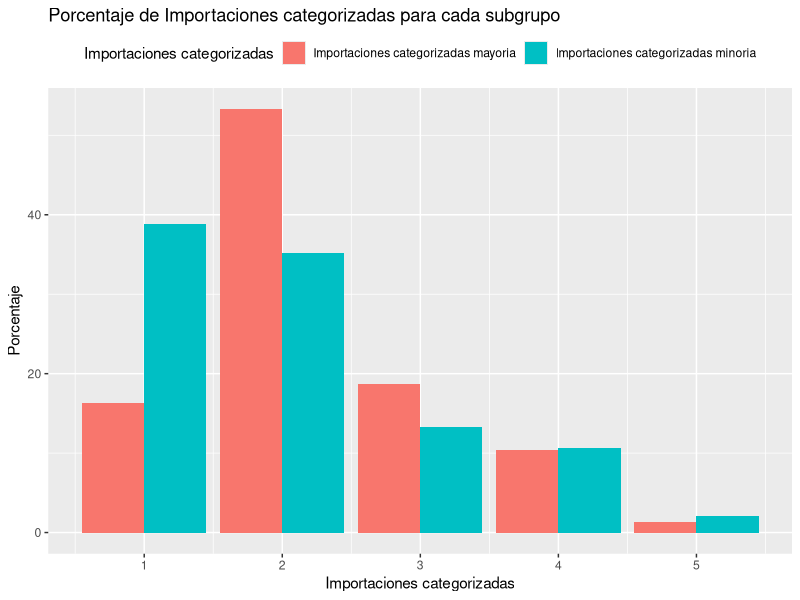
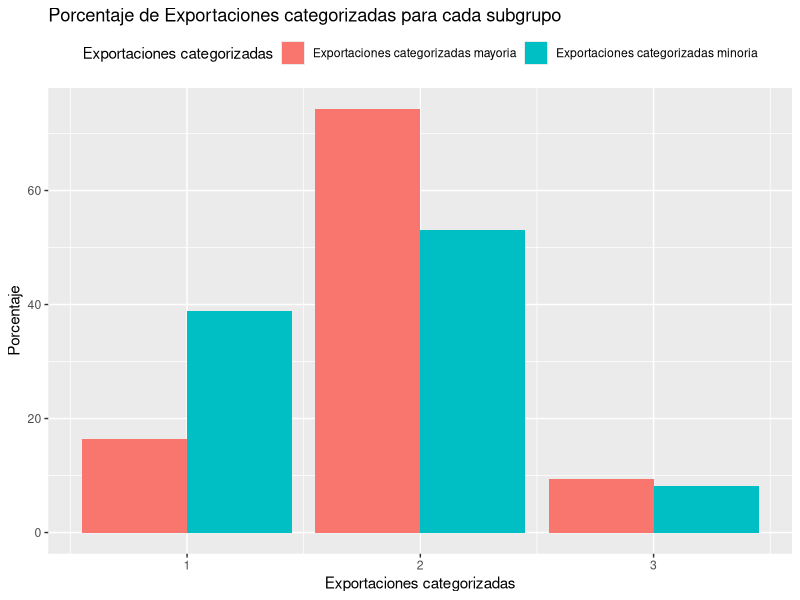
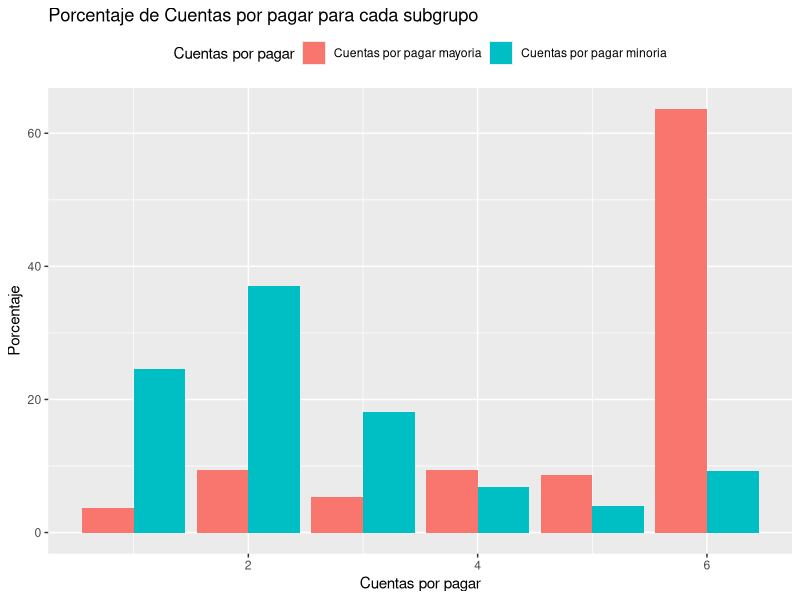
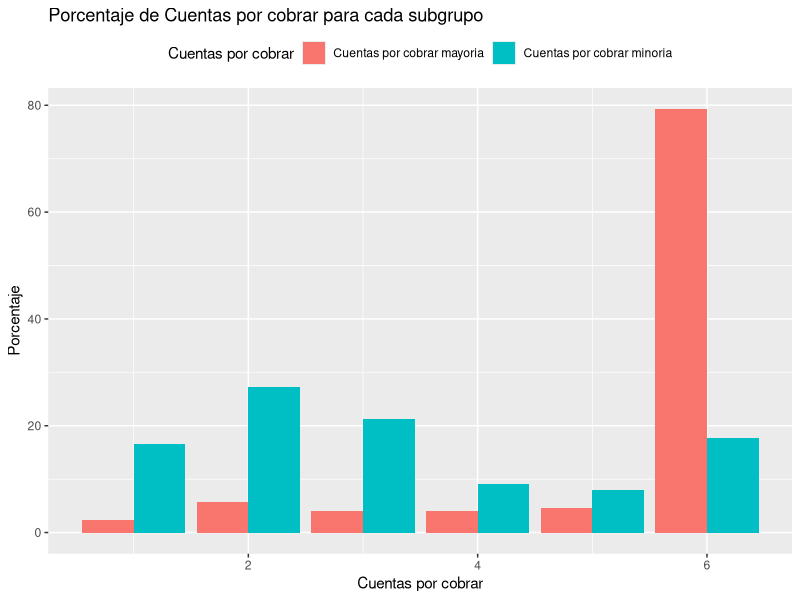
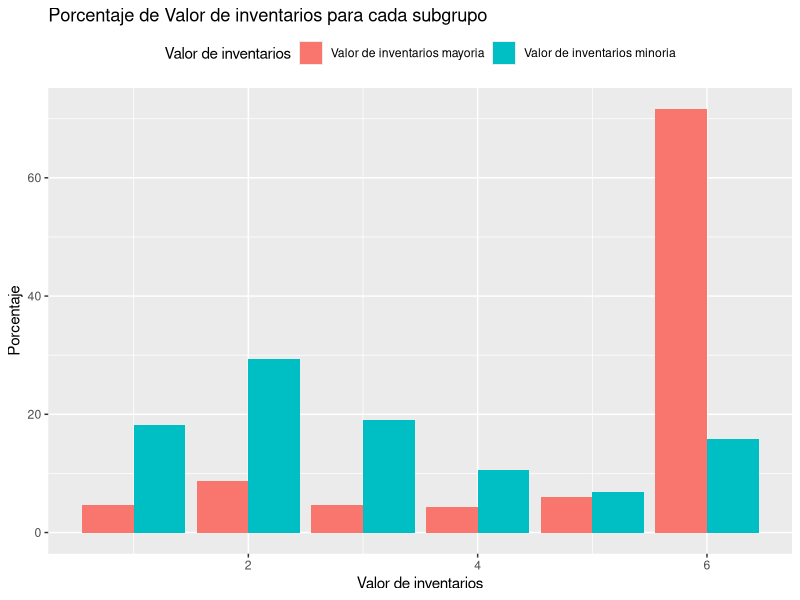
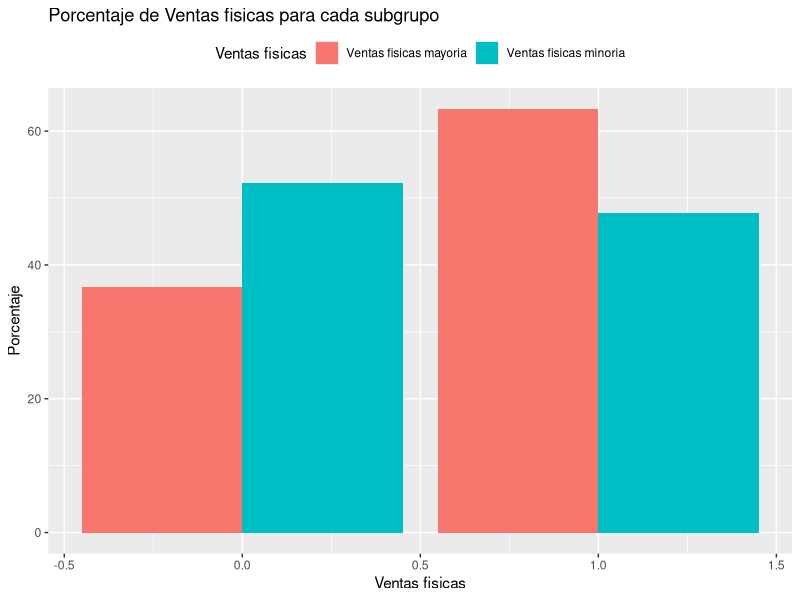
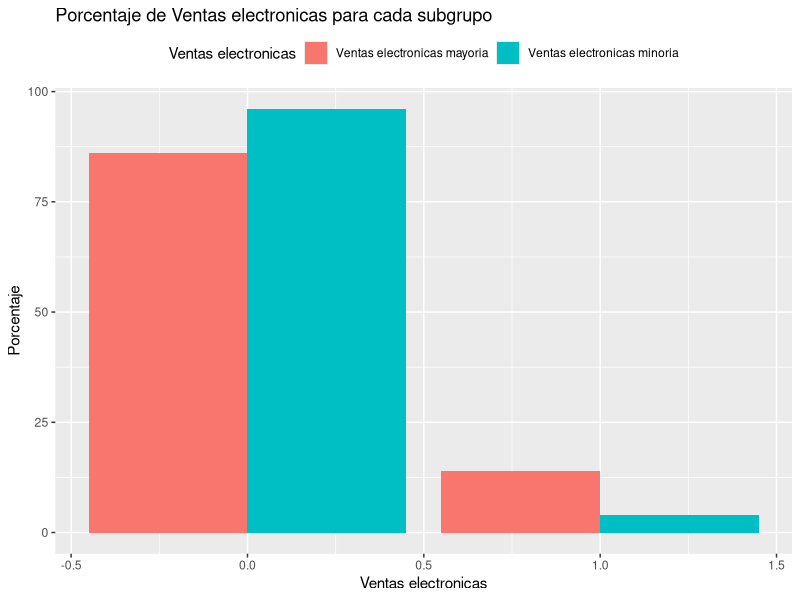
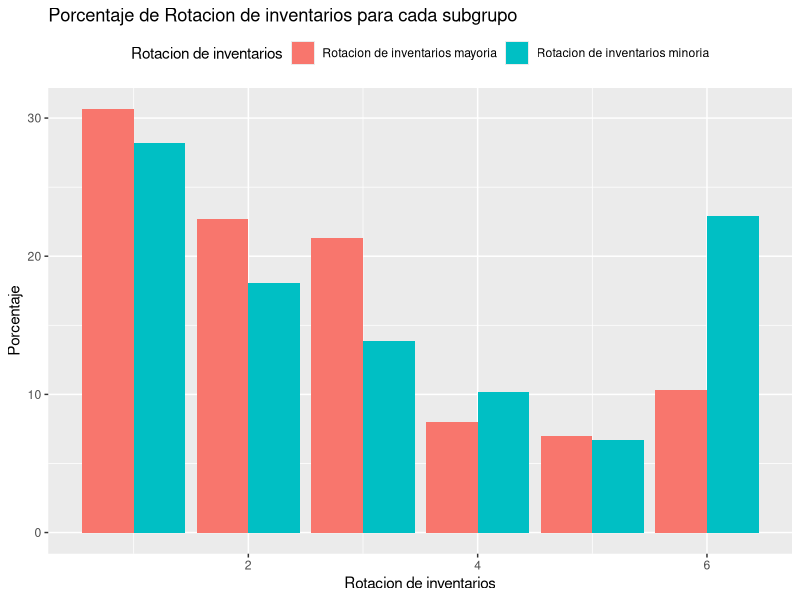

The R source for these figures, in order:
## ---- chunk 1
library(tidyverse)
library(gridExtra)
library(cowplot)
datos = read.csv("base_trabajo_segmentacion.csv", sep=";") 
datos = datos[!duplicated(datos$nit),]
## ---- chunk 2
# Funcion para crear una nueva columna con el porcentaje de las transacciones que ese cliente genera 
calcularTotalPorFilas <- function(df, regexColumnas, nombreColumnaTotal, nombreColumnaPorcentajes)
{
  dataFrameConTotalYPorcentajes <- df %>% mutate(
                                              ColumnaTotal = rowSums(select(.,contains(regexColumnas))),
                                              ColumnaPorcentajes= ColumnaTotal/sum(ColumnaTotal)*100
                                          ) 
  colnames(dataFrameConTotalYPorcentajes)[which(names(dataFrameConTotalYPorcentajes) == "ColumnaTotal")] <- 
    nombreColumnaTotal
  colnames(dataFrameConTotalYPorcentajes)[which(names(dataFrameConTotalYPorcentajes) == "ColumnaPorcentajes")] <- 
    nombreColumnaPorcentajes
                                          
  return(dataFrameConTotalYPorcentajes)
}
## ---- chunk 3
# Calcular los porcentajes para cada tipo de ticket
datosConPorcentajesYTotales <-  datos %>% 
  calcularTotalPorFilas("en_vm", "total_tickets_de_entrada_cliente", "porcentaje_de_tickets_de_entrada_cliente") %>%
  calcularTotalPorFilas("en_tx", "total_transacciones_de_entrada_cliente", "porcentaje_transacciones_de_entrada_cliente") %>%
  calcularTotalPorFilas("sal_vm", "total_tickets_de_salida_cliente", "porcentaje_tickets_de_salida_cliente") %>% 
  calcularTotalPorFilas("sal_tx", "total_transacciones_de_salida_cliente", "porcentaje_transacciones_de_salida_cliente") 
## ---- chunk 4
# Genera un dataFrame donde compara el top 80% con el resto 
resumenVariableCategoricaComparada <- function(dfMayoria, dfMinoria, columna)
{
    resumenDeMayoria <- dfMayoria %>%
      count(.dots=columna) %>%
      mutate(n = n/sum(n) * 100)
    
    resumenDeMinoria <- dfMinoria %>%
      count(.dots=columna) %>%
      mutate(n = n/sum(n) * 100)
    
    resumenComparativo <- resumenDeMayoria %>% inner_join(resumenDeMinoria, by= structure(names=columna, .Data=columna))
    return(resumenComparativo)
}
## ---- chunk 5
# Se sacan los 300 mejores clientes que es la cantidad que genera el 80% de las transacciones
clientesQueGeneranLaMayoriaTicketsEntrada <- datosConPorcentajesYTotales %>%
                               filter(total_tickets_de_entrada_cliente != 0)  %>%  
                               arrange(desc(total_tickets_de_entrada_cliente)) %>%
                               head(n=300)
clientesQueGeneranMenorTicketsEntrada <- datosConPorcentajesYTotales %>%
                               filter(total_tickets_de_entrada_cliente != 0)  %>%  
                               arrange(desc(total_tickets_de_entrada_cliente)) %>%
                               slice(301: n())
## ---- chunk 6

ImpoCVMayoria <- clientesQueGeneranLaMayoriaTicketsEntrada %>%
  count(impo_cv, sort = TRUE) %>%
  mutate(n = n/sum(n) * 100)

ImpoCVMinoria <- clientesQueGeneranMenorTicketsEntrada %>%
  count(impo_cv, sort = TRUE) %>%
  mutate(n = n/sum(n) * 100)

## ---- chunk 7
# Grafica los datos de una columna seleccionada
graficar_datos <- function (df, columnaDf, nombreMasLegible)
{
  titulo <- sprintf("Porcentaje de %s para cada subgrupo", nombreMasLegible)
  etiquetaMayoria <- sprintf("%s mayoria", nombreMasLegible)
  etiquetaMinoria <- sprintf("%s minoria", nombreMasLegible)
  datos <- reshape2::melt(df, id.vars=columnaDf)
  grafico <- ggplot(data=datos, aes(x=.data[[columnaDf]], y=value, fill=variable)) +
          geom_bar(stat="identity", position=position_dodge()) + 
          scale_fill_discrete(name = nombreMasLegible, labels = c(etiquetaMayoria, etiquetaMinoria)) +
          labs(title=titulo, x=nombreMasLegible, y="Porcentaje") + 
          theme(legend.position = "top")
  return(grafico) 
  
}

## ---- chunk 8
# Se escogen nombres que sean mas entendibles para el que lee el reporte
nombresLegibles <- c("Importaciones categorizadas", "Exportaciones categorizadas",
                     "Cuentas por pagar", "Cuentas por cobrar",
                     "Valor de inventarios", "Ventas fisicas", 
                     "Ventas electronicas", "Rotacion de inventarios",
                     "Rotacion de cuentas de pagar", "Rotacion de cuentas por cobrar",
                     "Ciclo de negocio", "Ciclo financiero"
                     )
names(nombresLegibles) <- c("impo_cv", "expo_vt", 
                            "cxp", "cxc", 
                            "totalinventory", "tiene_ventas_fisicas",
                            "tiene_ventas_electronicas", "rotacion_inventarios",
                            "rotacion_cxc", "rotacion_cxp", 
                            "ciclo_negocio", "ciclo_financiero"
                            )
## ---- chunk 9
# Se compara el comportamiento de los clientes que generan el 80% con el resto

for (columna in names(nombresLegibles))
{
  datosColumna <- resumenVariableCategoricaComparada(clientesQueGeneranLaMayoriaTicketsEntrada, 
                                     clientesQueGeneranMenorTicketsEntrada, columna)
  grafico <- graficar_datos(datosColumna, columna, nombresLegibles[[columna]])
  print(grafico)
}

## ---- chunk 10
# Los mejores 80 clientes generan el 80% de las transacciones 
clientesConMasTransaccionesEntrada <- datosConPorcentajesYTotales %>%
                               filter(total_transacciones_de_entrada_cliente != 0)  %>%  
                               arrange(desc(total_transacciones_de_entrada_cliente)) %>%
                               head(n=80)
clintesConMenosTransaccionesEntrada <- datosConPorcentajesYTotales %>%
                                filter(total_transacciones_de_entrada_cliente != 0)  %>%  
                               arrange(desc(total_transacciones_de_entrada_cliente)) %>%
                               slice(81: n())
## ---- chunk 11
# Se grafica las variables categoricas comparadas en ambos grupos
for (columna in names(nombresLegibles))
{
  datosColumna <- resumenVariableCategoricaComparada(clientesConMasTransaccionesEntrada, 
                                     clintesConMenosTransaccionesEntrada, columna)
  grafico <- graficar_datos(datosColumna, columna, nombresLegibles[[columna]])
  print(grafico)
}
## ---- chunk 12
# Con 500 clientes se genera el 80% de tickets de salida
clientesQueGeneranLaMayoriaTicketsSalida <- datosConPorcentajesYTotales %>%
                               filter(total_tickets_de_salida_cliente != 0)  %>%  
                               arrange(desc(total_tickets_de_salida_cliente)) %>%
                               head(n=500)

clientesQueGeneranMenorTicketsSalida <- datosConPorcentajesYTotales %>%
                               filter(total_tickets_de_salida_cliente != 0)  %>%  
                               arrange(desc(total_tickets_de_salida_cliente)) %>%
                               slice(501: n())
## ---- chunk 13
# Compara las variables categoricas
for (columna in names(nombresLegibles))
{
  datosColumna <- resumenVariableCategoricaComparada(clientesQueGeneranLaMayoriaTicketsSalida, 
                                     clientesQueGeneranMenorTicketsSalida, columna)
  grafico <- graficar_datos(datosColumna, columna, nombresLegibles[[columna]])
  print(grafico)
}
## ---- chunk 14
# Los mejores 400 clientes generan el 80% de las transacciones
clientesQueGeneranLaMayoriaTicketsSalida <- datosConPorcentajesYTotales %>%
                               filter(total_transacciones_de_salida_cliente != 0)  %>%  
                               arrange(desc(total_transacciones_de_salida_cliente)) %>%
                               head(n=400)

clientesQueGeneranMenorTicketsSalida <- datosConPorcentajesYTotales %>%
                               filter(total_transacciones_de_salida_cliente != 0)  %>%  
                               arrange(desc(total_transacciones_de_salida_cliente)) %>%
                               slice(401: n())
## ---- chunk 15
# Grafica las variables categoricas comparadas en los dos subgrupos 
for (columna in names(nombresLegibles))
{
  datosColumna <- resumenVariableCategoricaComparada(clientesQueGeneranLaMayoriaTicketsSalida, 
                                     clientesQueGeneranMenorTicketsSalida, columna)
  grafico <- graficar_datos(datosColumna, columna, nombresLegibles[[columna]])
  print(grafico)
}
